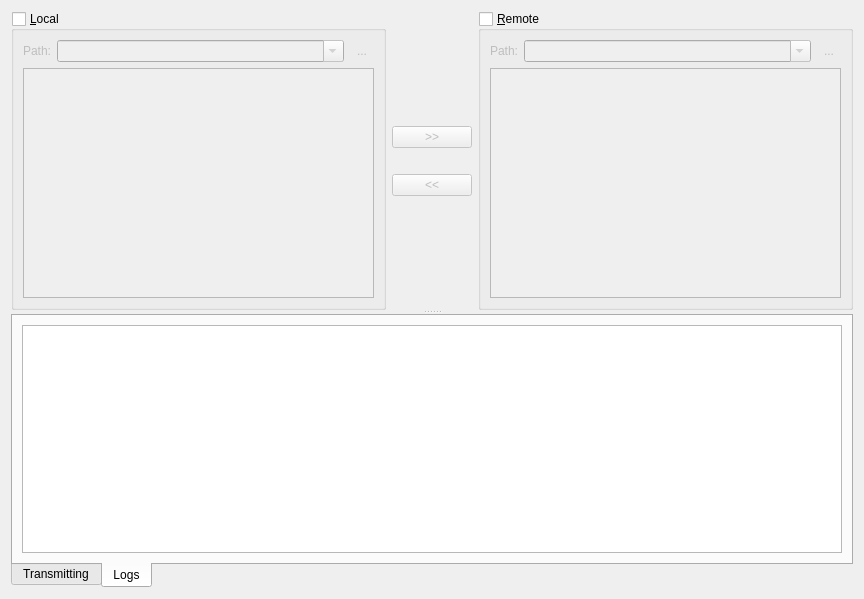
<?xml version="1.0" encoding="UTF-8"?>
<ui version="4.0">
 <class>FileManagement</class>
 <widget class="QWidget" name="FileManagement">
  <property name="geometry">
   <rect>
    <x>0</x>
    <y>0</y>
    <width>864</width>
    <height>599</height>
   </rect>
  </property>
  <property name="acceptDrops">
   <bool>true</bool>
  </property>
  <property name="windowTitle">
   <string>File Mamagement</string>
  </property>
  <layout class="QHBoxLayout" name="horizontalLayout_2">
   <item>
    <widget class="QSplitter" name="splitter">
     <property name="sizePolicy">
      <sizepolicy hsizetype="Expanding" vsizetype="Expanding">
       <horstretch>0</horstretch>
       <verstretch>0</verstretch>
      </sizepolicy>
     </property>
     <property name="orientation">
      <enum>Qt::Vertical</enum>
     </property>
     <widget class="QWidget" name="layoutWidget">
      <layout class="QHBoxLayout" name="horizontalLayout">
       <item>
        <widget class="QGroupBox" name="groupBoxLocal">
         <property name="sizePolicy">
          <sizepolicy hsizetype="Expanding" vsizetype="Expanding">
           <horstretch>0</horstretch>
           <verstretch>3</verstretch>
          </sizepolicy>
         </property>
         <property name="title">
          <string>&amp;Local</string>
         </property>
         <property name="checkable">
          <bool>true</bool>
         </property>
         <property name="checked">
          <bool>false</bool>
         </property>
         <layout class="QGridLayout" name="gridLayout_8">
          <item row="0" column="0">
           <widget class="QLabel" name="label_4">
            <property name="text">
             <string>Path:</string>
            </property>
           </widget>
          </item>
          <item row="0" column="1">
           <widget class="QComboBox" name="comboBoxLocalPath">
            <property name="sizePolicy">
             <sizepolicy hsizetype="Expanding" vsizetype="Fixed">
              <horstretch>0</horstretch>
              <verstretch>0</verstretch>
             </sizepolicy>
            </property>
            <property name="editable">
             <bool>true</bool>
            </property>
           </widget>
          </item>
          <item row="0" column="2">
           <widget class="QToolButton" name="toolButtonShowLocalFiles">
            <property name="text">
             <string>...</string>
            </property>
            <property name="icon">
             <iconset resource="../controlcenter.qrc">
              <normaloff>:/icon/resources/images/filter.png</normaloff>:/icon/resources/images/filter.png</iconset>
            </property>
            <property name="autoRaise">
             <bool>true</bool>
            </property>
           </widget>
          </item>
          <item row="1" column="0" colspan="3">
           <widget class="QTableView" name="tableViewLocalFiles">
            <property name="contextMenuPolicy">
             <enum>Qt::CustomContextMenu</enum>
            </property>
            <property name="acceptDrops">
             <bool>true</bool>
            </property>
            <property name="selectionMode">
             <enum>QAbstractItemView::ExtendedSelection</enum>
            </property>
            <property name="selectionBehavior">
             <enum>QAbstractItemView::SelectRows</enum>
            </property>
            <property name="sortingEnabled">
             <bool>true</bool>
            </property>
            <property name="wordWrap">
             <bool>false</bool>
            </property>
            <attribute name="verticalHeaderVisible">
             <bool>false</bool>
            </attribute>
           </widget>
          </item>
         </layout>
        </widget>
       </item>
       <item>
        <layout class="QVBoxLayout" name="verticalLayout_5">
         <property name="sizeConstraint">
          <enum>QLayout::SetMinimumSize</enum>
         </property>
         <item>
          <spacer name="verticalSpacer_4">
           <property name="orientation">
            <enum>Qt::Vertical</enum>
           </property>
           <property name="sizeHint" stdset="0">
            <size>
             <width>20</width>
             <height>40</height>
            </size>
           </property>
          </spacer>
         </item>
         <item>
          <widget class="QPushButton" name="pushButtonUploadToRemote">
           <property name="enabled">
            <bool>false</bool>
           </property>
           <property name="toolTip">
            <string>Upload To Remote</string>
           </property>
           <property name="text">
            <string>&gt;&gt;</string>
           </property>
           <property name="iconSize">
            <size>
             <width>22</width>
             <height>22</height>
            </size>
           </property>
          </widget>
         </item>
         <item>
          <spacer name="verticalSpacer_5">
           <property name="orientation">
            <enum>Qt::Vertical</enum>
           </property>
           <property name="sizeType">
            <enum>QSizePolicy::Preferred</enum>
           </property>
           <property name="sizeHint" stdset="0">
            <size>
             <width>20</width>
             <height>20</height>
            </size>
           </property>
          </spacer>
         </item>
         <item>
          <widget class="QPushButton" name="pushButtonDownloadToLocal">
           <property name="enabled">
            <bool>false</bool>
           </property>
           <property name="toolTip">
            <string>Download To Local</string>
           </property>
           <property name="text">
            <string>&lt;&lt;</string>
           </property>
           <property name="iconSize">
            <size>
             <width>22</width>
             <height>22</height>
            </size>
           </property>
          </widget>
         </item>
         <item>
          <spacer name="verticalSpacer_6">
           <property name="orientation">
            <enum>Qt::Vertical</enum>
           </property>
           <property name="sizeHint" stdset="0">
            <size>
             <width>20</width>
             <height>40</height>
            </size>
           </property>
          </spacer>
         </item>
        </layout>
       </item>
       <item>
        <widget class="QGroupBox" name="groupBoxRemote">
         <property name="sizePolicy">
          <sizepolicy hsizetype="Expanding" vsizetype="Expanding">
           <horstretch>0</horstretch>
           <verstretch>0</verstretch>
          </sizepolicy>
         </property>
         <property name="title">
          <string>&amp;Remote</string>
         </property>
         <property name="checkable">
          <bool>true</bool>
         </property>
         <property name="checked">
          <bool>false</bool>
         </property>
         <layout class="QGridLayout" name="gridLayout_10">
          <item row="0" column="0">
           <widget class="QLabel" name="label_5">
            <property name="text">
             <string>Path:</string>
            </property>
           </widget>
          </item>
          <item row="0" column="1">
           <widget class="QComboBox" name="comboBoxRemotePath">
            <property name="sizePolicy">
             <sizepolicy hsizetype="Expanding" vsizetype="Fixed">
              <horstretch>0</horstretch>
              <verstretch>0</verstretch>
             </sizepolicy>
            </property>
            <property name="editable">
             <bool>true</bool>
            </property>
           </widget>
          </item>
          <item row="0" column="2">
           <widget class="QToolButton" name="toolButtonShowRemoteFiles">
            <property name="text">
             <string>...</string>
            </property>
            <property name="icon">
             <iconset resource="../controlcenter.qrc">
              <normaloff>:/icon/resources/images/filter.png</normaloff>:/icon/resources/images/filter.png</iconset>
            </property>
            <property name="autoRaise">
             <bool>true</bool>
            </property>
           </widget>
          </item>
          <item row="1" column="0" colspan="3">
           <widget class="QTableView" name="tableViewRemoteFiles">
            <property name="contextMenuPolicy">
             <enum>Qt::CustomContextMenu</enum>
            </property>
            <property name="acceptDrops">
             <bool>true</bool>
            </property>
            <property name="dragEnabled">
             <bool>true</bool>
            </property>
            <property name="selectionMode">
             <enum>QAbstractItemView::ExtendedSelection</enum>
            </property>
            <property name="selectionBehavior">
             <enum>QAbstractItemView::SelectRows</enum>
            </property>
            <property name="sortingEnabled">
             <bool>true</bool>
            </property>
            <property name="wordWrap">
             <bool>false</bool>
            </property>
            <attribute name="verticalHeaderVisible">
             <bool>false</bool>
            </attribute>
           </widget>
          </item>
         </layout>
        </widget>
       </item>
      </layout>
     </widget>
     <widget class="QTabWidget" name="tabWidget_2">
      <property name="tabPosition">
       <enum>QTabWidget::South</enum>
      </property>
      <property name="tabShape">
       <enum>QTabWidget::Rounded</enum>
      </property>
      <property name="currentIndex">
       <number>1</number>
      </property>
      <widget class="QWidget" name="tabFileTransmitting">
       <attribute name="title">
        <string>Transmitting</string>
       </attribute>
       <layout class="QGridLayout" name="gridLayout_11">
        <item row="0" column="0">
         <widget class="QTreeView" name="treeView"/>
        </item>
       </layout>
      </widget>
      <widget class="QWidget" name="tabFileLogs">
       <attribute name="title">
        <string>Logs</string>
       </attribute>
       <layout class="QGridLayout" name="gridLayout_14">
        <item row="0" column="0">
         <widget class="QTextEdit" name="textEditLogs"/>
        </item>
       </layout>
      </widget>
     </widget>
    </widget>
   </item>
  </layout>
 </widget>
 <resources>
  <include location="../controlcenter.qrc"/>
 </resources>
 <connections/>
</ui>
